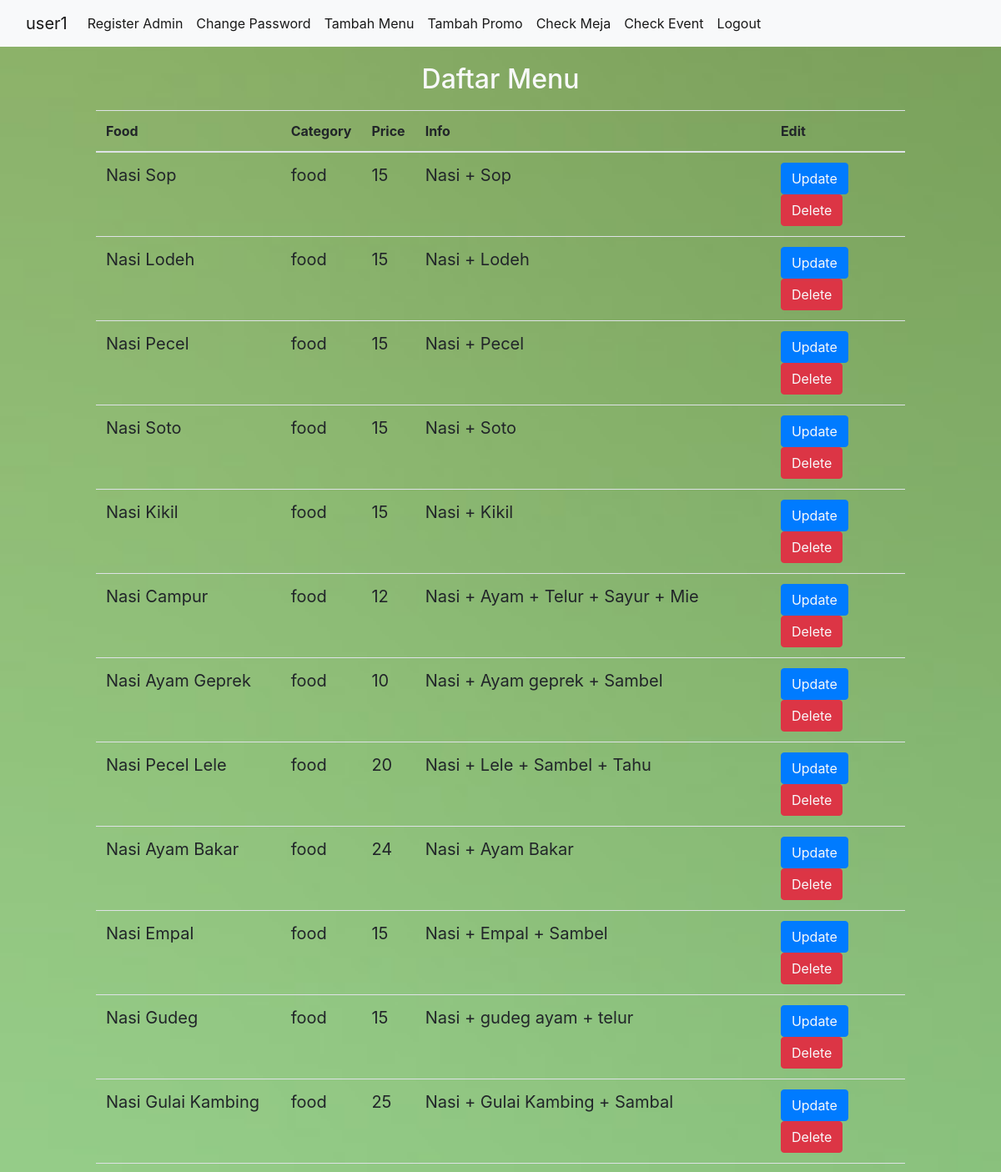
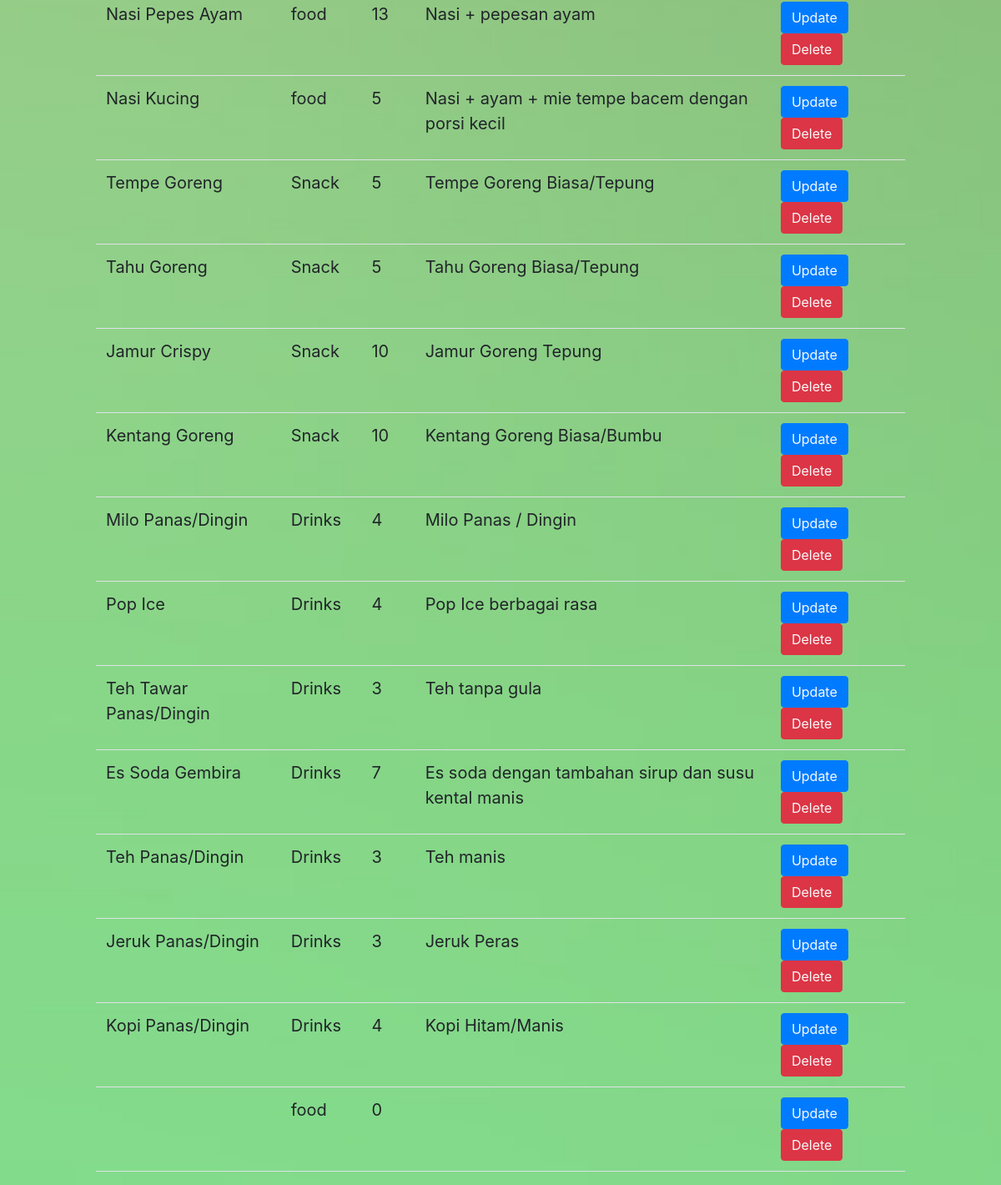
Screenshot of /admin.php (signed in) with the database file from the repository (2 pictures, top to bottom).
### tables this page shows
CREATE TABLE `menu` (
  `id` int(11) NOT NULL,
  `food_id` varchar(5) NOT NULL,
  `food_name` varchar(100) NOT NULL,
  `price` int(10) NOT NULL,
  `image` varchar(100) NOT NULL,
  `kategori` varchar(100) NOT NULL,
  `info` varchar(1000) NOT NULL
);

### admin.php (the view, shortened to what this page needs)
<?php include 'connection.php' ?>
<!DOCTYPE html>
<html lang="en">
<head>
    <?php include "templates/link.php"; ?>
</head>
<body background="templates/green.jpg" style="background-size:cover">
    <nav class="navbar navbar-expand-lg navbar-light bg-light">
        <div class="container-fluid">
            <a class="navbar-brand"><?=$_SESSION['login']?></a>
            <div class="collapse navbar-collapse" id="navbarSupportedContent">
                <ul class="navbar-nav me-auto mb-2 mb-lg-0">
                    <li class="nav-item">
                    <a class="nav-link active" href="#" data-toggle="modal" data-target="#modaladm" aria-current="page">Register Admin</a>
                    </li>
                    <li class="nav-item">
                    <a class="nav-link active" href="#" data-toggle="modal" data-target="#passadm" aria-current="page">Change Password</a>
                    </li>
                    <li class="nav-item">
                    <a class="nav-link active" href="tambahfood.php" aria-current="page">Tambah Menu</a>
                    </li>
                    <li class="nav-item">
                    <a class="nav-link active" href="tambahpromo.php" aria-current="page">Tambah Promo</a>
                    </li>
                    <li class="nav-item">
                    <a class="nav-link active" href="checkmeja.php" aria-current="page">Check Meja</a>
                    </li>
                    <li class="nav-item">
                    <a class="nav-link active" href="checkevent.php" aria-current="page">Check Event</a>
                    </li>
                    <li class="nav-item">
                    <a class="nav-link active" href="home.php" aria-current="page">Logout</a>
                    </li>
                </ul>
            </div>
        </div>
    </nav>
    <div class="col-md-12">
        <div class="row text-center text-light" style="padding-top: 20px; padding-bottom: 10px;">
            <h2>Daftar Menu</h2>
        </div>
        <div class="row">
            <div class="col-1"></div>
            <div class="col-10">
                <table class="table ">
                    <thead>
                        <tr>
                        <th scope="col">Food</th>
                        <th scope="col">Category</th>
                        <th scope="col">Price</th>
                        <th scope="col">Info</th>
                        <th scope="col">Edit</th>
                        </tr>
                    </thead>
                    <tbody>
                        <?php
                        $menu = $connect->prepare("SELECT * FROM menu");
                        $menu->execute();
                            foreach ($menu->fetchAll() as $row)
                            {
                                ?>
                                    <tr>
                                        <td style="font-size: 20px;">
                                            <?php
                                            echo $row["food_name"];
                                            ?>
                                        </td>
                                        <td style="font-size: 20px;">
                                            <?php
                                            echo $row["kategori"];
                                            ?>
                                        </td>
                                        <td style="font-size: 20px;">
                                            <?php
                                            echo $row["price"];
                                            ?>
                                        </td>
                                        <td style="font-size: 20px;">
                                            <?php
                                            echo $row["info"];
                                            ?>
                                        </td>
                                        <td style="font-size: 20px;">
                                            <button class="btn btn-primary"><a class="text-light" href="updatefood.php?id=<?php echo $row["id"];?>">Update</a></button>
                                            <button class="btn btn-danger"><a class="text-light" href="updatemenu.php?id=<?php echo $row["id"];?>">Delete</a></button>
                                        </td>
                                    </tr>
                                <?php
                            }
                        ?>
                    </tbody>
                </table>
            </div>
            <div class="col-1"></div>
        </div>
    </div>
</body>
</html>

### rows the page displays
menu: food_name "Nasi Sop", kategori "food", price "15", info "Nasi + Sop"
menu: food_name "Nasi Lodeh", kategori "food", price "15", info "Nasi + Lodeh"
menu: food_name "Nasi Pecel", kategori "food", price "15", info "Nasi + Pecel"
menu: food_name "Nasi Soto", kategori "food", price "15", info "Nasi + Soto"
menu: food_name "Nasi Kikil", kategori "food", price "15", info "Nasi + Kikil"
menu: food_name "Nasi Campur", kategori "food", price "12", info "Nasi + Ayam + Telur + Sayur + Mie"
menu: food_name "Nasi Ayam Geprek", kategori "food", price "10", info "Nasi + Ayam geprek + Sambel"
menu: food_name "Nasi Pecel Lele", kategori "food", price "20", info "Nasi + Lele + Sambel + Tahu"
menu: food_name "Nasi Ayam Bakar", kategori "food", price "24", info "Nasi + Ayam Bakar"
menu: food_name "Nasi Empal", kategori "food", price "15", info "Nasi + Empal + Sambel"
menu: food_name "Nasi Gudeg", kategori "food", price "15", info "Nasi + gudeg ayam + telur"
menu: food_name "Nasi Gulai Kambing", kategori "food", price "25", info "Nasi + Gulai Kambing + Sambal"
menu: food_name "Nasi Pepes Ayam", kategori "food", price "13", info "Nasi + pepesan ayam"
menu: food_name "Nasi Kucing", kategori "food", price "5", info "Nasi + ayam + mie tempe bacem dengan porsi kecil"
menu: food_name "Tempe Goreng", kategori "Snack", price "5", info "Tempe Goreng Biasa/Tepung"
menu: food_name "Tahu Goreng", kategori "Snack", price "5", info "Tahu Goreng Biasa/Tepung"
menu: food_name "Jamur Crispy", kategori "Snack", price "10", info "Jamur Goreng Tepung"
menu: food_name "Kentang Goreng", kategori "Snack", price "10", info "Kentang Goreng Biasa/Bumbu"
menu: food_name "Milo Panas/Dingin", kategori "Drinks", price "4", info "Milo Panas / Dingin"
menu: food_name "Pop Ice", kategori "Drinks", price "4", info "Pop Ice berbagai rasa"
menu: food_name "Teh Tawar Panas/Dingin", kategori "Drinks", price "3", info "Teh tanpa gula"
menu: food_name "Es Soda Gembira", kategori "Drinks", price "7", info "Es soda dengan tambahan sirup dan susu kental manis"
menu: food_name "Teh Panas/Dingin", kategori "Drinks", price "3", info "Teh manis"
menu: food_name "Jeruk Panas/Dingin", kategori "Drinks", price "3", info "Jeruk Peras"
menu: food_name "Kopi Panas/Dingin", kategori "Drinks", price "4", info "Kopi Hitam/Manis"
menu: kategori "food", price "0"

### other values shown
$_SESSION['login'] "user1"
